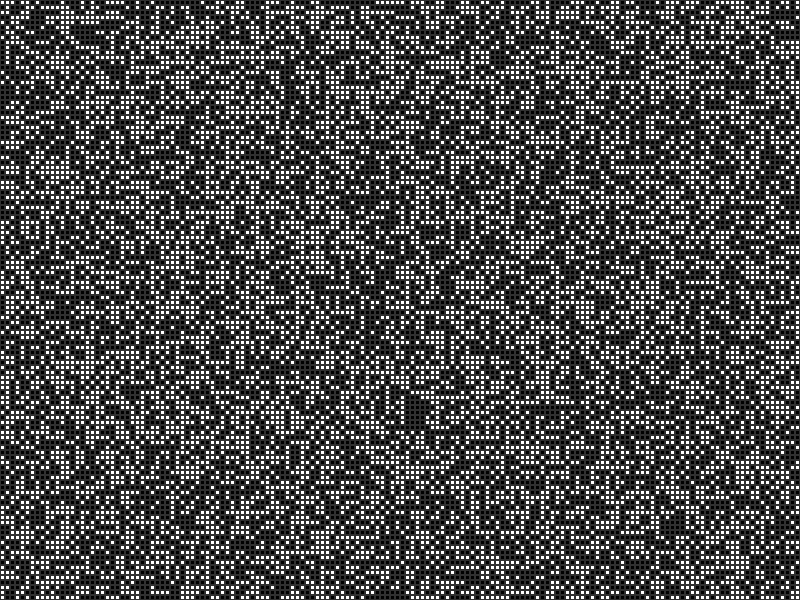
Frame 1 (no input)
Frame 60 (the mouse pressed at the canvas centre just before this capture): identical to frame 1, image omitted
Frame 120 (the mouse held since frame 60 and released just before this capture): identical to frame 1, image omitted

The Processing sketch that drew this single still picture (run headless with seeded random() and noise(); from frame 60 on, the mouse is pressed at the canvas centre):

// Processing sketch: Conway
// ── Conway.pde
//variables
int[][] cells;
boolean pause;
int life;

int cellSize = 5;

//setup
void setup() {
  //screen setup;
  size(800, 600);
  background(0);
  frameRate(24);
  pause = true;

  //create grid lines
  stroke(48);

  //initialize 2D array
  cells = new int[width/cellSize][height/cellSize];
  //spawn new world of 'cells'
  newWorld();
}

void draw() {
  //if not paused
  if (!pause) {
    deadOrAlive();
    changeStates();
  }
}

//randomize the world with dead/alive cells
void newWorld() {
  for (int x = 0; x < width/cellSize; x ++) {
    for (int y = 0; y < height/cellSize; y ++) {
      cells[x][y] = int(random(2));
      if (cells[x][y] == 1) {
        renderCell(x, y, 1);
      } else {
        renderCell(x, y, 0);
      }
    }
  }
}

//make the world dead
void clearWorld() {
  for (int x = 0; x < width/cellSize; x ++) {
    for (int y = 0; y < height/cellSize; y ++) {
      cells[x][y] = 0;
      renderCell(x, y, 0);
    }
  }
}

//color cell based on life state
void renderCell(int x, int y, int status) {
  if (status == 1) {
    fill(255);
    rect(x * cellSize, y * cellSize, cellSize - 1, cellSize - 1);
  } else {
    fill(0);
    rect(x * cellSize, y * cellSize, cellSize - 1, cellSize - 1);
  }
}

//count the number of neighbors around the cell
int countNeighbors(int x, int y) {
  int neighbors = 0;

  for (int i = -1; i <= 1; i ++) {
    for (int j = -1; j <= 1; j ++) {
      if (i == 0 && j == 0) continue; 
      if ((x + i >= 0 && x + i < width/cellSize) && 
        (y + j >= 0 && y + j < height/cellSize) && 
        (cells[x + i][y + j] == 1 || cells[x + i][y + j] == -1))
        neighbors ++;
    }
  }

  return neighbors;
}

//render cells
void deadOrAlive() {
  int num;

  for (int x = 0; x < width/cellSize; x ++) {
    for (int y = 0; y < height/cellSize; y ++) {
      num = countNeighbors(x, y);

      //Any dead cell with exactly three live neighbours becomes a live cell, as if by reproduction.
      if (cells[x][y] == 0 && num == 3) {
        cells[x][y] = 2;
        renderCell(x, y, 1);
      }
      //Any live cell with fewer than two live neighbours dies, as if caused by underpopulation.
      //Any live cell with more than three live neighbours dies, as if by overpopulation.
      if (cells[x][y] == 1 && (num < 2 || num > 3)) {
        cells[x][y] = -1;
        renderCell(x, y, 0);
      }
    }
  }
}

//change life state to original statuses
void changeStates() {
  for (int x = 0; x < width/cellSize; x ++) {
    for (int y = 0; y < height/cellSize; y ++) {
      if (cells[x][y] == 2) cells[x][y] = 1;
      if (cells[x][y] == -1) cells[x][y] = 0;
    }
  }
}

void keyPressed() {
  if (key == 'r' || key == 'R') newWorld();
  if (key == ' ') pause = !pause;
  if (key == 'c' || key == 'C') { 
    clearWorld();
    if (pause == true) pause = false;
  }
}
